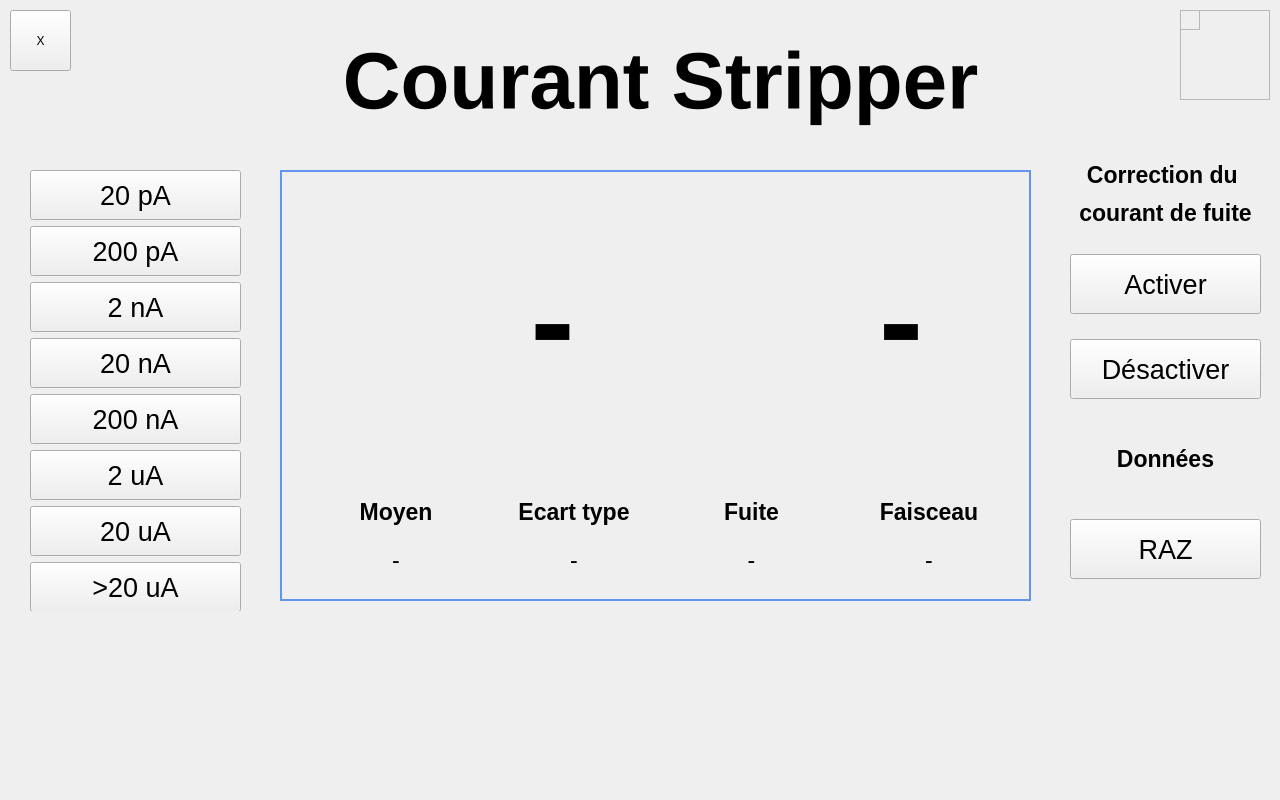
<?xml version="1.0" encoding="UTF-8"?>
<ui version="4.0">
 <class>ElectrometerGui</class>
 <widget class="QWidget" name="ElectrometerGui">
  <property name="geometry">
   <rect>
    <x>0</x>
    <y>0</y>
    <width>1280</width>
    <height>800</height>
   </rect>
  </property>
  <property name="sizePolicy">
   <sizepolicy hsizetype="Maximum" vsizetype="Maximum">
    <horstretch>0</horstretch>
    <verstretch>0</verstretch>
   </sizepolicy>
  </property>
  <property name="minimumSize">
   <size>
    <width>0</width>
    <height>50</height>
   </size>
  </property>
  <property name="maximumSize">
   <size>
    <width>2030</width>
    <height>810</height>
   </size>
  </property>
  <property name="windowTitle">
   <string>Form</string>
  </property>
  <property name="styleSheet">
   <string notr="true"/>
  </property>
  <widget class="QFrame" name="frame_connection">
   <property name="geometry">
    <rect>
     <x>1180</x>
     <y>10</y>
     <width>90</width>
     <height>90</height>
    </rect>
   </property>
   <property name="sizePolicy">
    <sizepolicy hsizetype="Fixed" vsizetype="Fixed">
     <horstretch>0</horstretch>
     <verstretch>0</verstretch>
    </sizepolicy>
   </property>
   <property name="minimumSize">
    <size>
     <width>90</width>
     <height>90</height>
    </size>
   </property>
   <property name="maximumSize">
    <size>
     <width>90</width>
     <height>90</height>
    </size>
   </property>
   <property name="styleSheet">
    <string notr="true">QFrame#frame_connection {
background-image: url(:/images/disconnected_90x90.png);
background-repeat: no-repeat; 
background-position: center;
}</string>
   </property>
   <property name="frameShape">
    <enum>QFrame::StyledPanel</enum>
   </property>
   <property name="frameShadow">
    <enum>QFrame::Raised</enum>
   </property>
   <widget class="QFrame" name="frame_ping">
    <property name="geometry">
     <rect>
      <x>0</x>
      <y>0</y>
      <width>20</width>
      <height>20</height>
     </rect>
    </property>
    <property name="sizePolicy">
     <sizepolicy hsizetype="Fixed" vsizetype="Fixed">
      <horstretch>0</horstretch>
      <verstretch>0</verstretch>
     </sizepolicy>
    </property>
    <property name="styleSheet">
     <string notr="true">QFrame {
}</string>
    </property>
    <property name="frameShape">
     <enum>QFrame::StyledPanel</enum>
    </property>
    <property name="frameShadow">
     <enum>QFrame::Raised</enum>
    </property>
   </widget>
  </widget>
  <widget class="QLabel" name="label_title">
   <property name="geometry">
    <rect>
     <x>280</x>
     <y>0</y>
     <width>761</width>
     <height>161</height>
    </rect>
   </property>
   <property name="font">
    <font>
     <pointsize>60</pointsize>
     <bold>true</bold>
    </font>
   </property>
   <property name="text">
    <string>Courant Stripper</string>
   </property>
   <property name="alignment">
    <set>Qt::AlignCenter</set>
   </property>
  </widget>
  <widget class="QWidget" name="verticalLayoutWidget">
   <property name="geometry">
    <rect>
     <x>30</x>
     <y>170</y>
     <width>211</width>
     <height>441</height>
    </rect>
   </property>
   <layout class="QVBoxLayout" name="verticalLayout">
    <item>
     <widget class="QPushButton" name="pushButton_20pA">
      <property name="minimumSize">
       <size>
        <width>150</width>
        <height>50</height>
       </size>
      </property>
      <property name="font">
       <font>
        <pointsize>20</pointsize>
       </font>
      </property>
      <property name="styleSheet">
       <string notr="true"/>
      </property>
      <property name="text">
       <string>20 pA</string>
      </property>
     </widget>
    </item>
    <item>
     <widget class="QPushButton" name="pushButton_200pA">
      <property name="minimumSize">
       <size>
        <width>150</width>
        <height>50</height>
       </size>
      </property>
      <property name="font">
       <font>
        <pointsize>20</pointsize>
       </font>
      </property>
      <property name="text">
       <string>200 pA</string>
      </property>
     </widget>
    </item>
    <item>
     <widget class="QPushButton" name="pushButton_2nA">
      <property name="minimumSize">
       <size>
        <width>150</width>
        <height>50</height>
       </size>
      </property>
      <property name="font">
       <font>
        <pointsize>20</pointsize>
       </font>
      </property>
      <property name="text">
       <string>2 nA</string>
      </property>
     </widget>
    </item>
    <item>
     <widget class="QPushButton" name="pushButton_20nA">
      <property name="minimumSize">
       <size>
        <width>150</width>
        <height>50</height>
       </size>
      </property>
      <property name="font">
       <font>
        <pointsize>20</pointsize>
       </font>
      </property>
      <property name="text">
       <string>20 nA</string>
      </property>
     </widget>
    </item>
    <item>
     <widget class="QPushButton" name="pushButton_200nA">
      <property name="enabled">
       <bool>true</bool>
      </property>
      <property name="minimumSize">
       <size>
        <width>150</width>
        <height>50</height>
       </size>
      </property>
      <property name="font">
       <font>
        <pointsize>20</pointsize>
       </font>
      </property>
      <property name="text">
       <string>200 nA</string>
      </property>
     </widget>
    </item>
    <item>
     <widget class="QPushButton" name="pushButton_2uA">
      <property name="minimumSize">
       <size>
        <width>150</width>
        <height>50</height>
       </size>
      </property>
      <property name="font">
       <font>
        <pointsize>20</pointsize>
       </font>
      </property>
      <property name="text">
       <string>2 uA</string>
      </property>
     </widget>
    </item>
    <item>
     <widget class="QPushButton" name="pushButton_20uA">
      <property name="minimumSize">
       <size>
        <width>150</width>
        <height>50</height>
       </size>
      </property>
      <property name="font">
       <font>
        <pointsize>20</pointsize>
       </font>
      </property>
      <property name="text">
       <string>20 uA</string>
      </property>
     </widget>
    </item>
    <item>
     <widget class="QPushButton" name="pushButton_greater_20uA">
      <property name="minimumSize">
       <size>
        <width>150</width>
        <height>50</height>
       </size>
      </property>
      <property name="font">
       <font>
        <pointsize>20</pointsize>
       </font>
      </property>
      <property name="text">
       <string>&gt;20 uA</string>
      </property>
     </widget>
    </item>
   </layout>
  </widget>
  <widget class="QWidget" name="verticalLayoutWidget_2">
   <property name="geometry">
    <rect>
     <x>1070</x>
     <y>140</y>
     <width>191</width>
     <height>461</height>
    </rect>
   </property>
   <layout class="QVBoxLayout" name="verticalLayout_2">
    <item>
     <widget class="QLabel" name="label_title_sd_2">
      <property name="maximumSize">
       <size>
        <width>16777215</width>
        <height>70</height>
       </size>
      </property>
      <property name="font">
       <font>
        <pointsize>17</pointsize>
        <bold>true</bold>
       </font>
      </property>
      <property name="text">
       <string>&lt;html&gt;&lt;head/&gt;&lt;body&gt;&lt;p align=&quot;center&quot;&gt;Correction du &lt;/p&gt;&lt;p align=&quot;center&quot;&gt;courant de fuite&lt;/p&gt;&lt;/body&gt;&lt;/html&gt;</string>
      </property>
      <property name="alignment">
       <set>Qt::AlignCenter</set>
      </property>
     </widget>
    </item>
    <item>
     <widget class="QPushButton" name="pushButton_setzero">
      <property name="minimumSize">
       <size>
        <width>150</width>
        <height>60</height>
       </size>
      </property>
      <property name="font">
       <font>
        <pointsize>20</pointsize>
       </font>
      </property>
      <property name="text">
       <string>Activer</string>
      </property>
     </widget>
    </item>
    <item>
     <widget class="QPushButton" name="pushButton_remove_zero">
      <property name="minimumSize">
       <size>
        <width>150</width>
        <height>60</height>
       </size>
      </property>
      <property name="font">
       <font>
        <pointsize>20</pointsize>
       </font>
      </property>
      <property name="text">
       <string>Désactiver</string>
      </property>
     </widget>
    </item>
    <item>
     <widget class="QLabel" name="label_title_sd_3">
      <property name="maximumSize">
       <size>
        <width>16777215</width>
        <height>70</height>
       </size>
      </property>
      <property name="font">
       <font>
        <pointsize>17</pointsize>
        <bold>true</bold>
       </font>
      </property>
      <property name="text">
       <string>&lt;html&gt;&lt;head/&gt;&lt;body&gt;&lt;p align=&quot;center&quot;&gt;Données&lt;/p&gt;&lt;/body&gt;&lt;/html&gt;</string>
      </property>
      <property name="alignment">
       <set>Qt::AlignCenter</set>
      </property>
     </widget>
    </item>
    <item>
     <widget class="QPushButton" name="pushButton_raz">
      <property name="minimumSize">
       <size>
        <width>150</width>
        <height>60</height>
       </size>
      </property>
      <property name="font">
       <font>
        <pointsize>20</pointsize>
       </font>
      </property>
      <property name="text">
       <string>RAZ</string>
      </property>
     </widget>
    </item>
   </layout>
  </widget>
  <widget class="QFrame" name="frame">
   <property name="geometry">
    <rect>
     <x>280</x>
     <y>170</y>
     <width>751</width>
     <height>431</height>
    </rect>
   </property>
   <property name="styleSheet">
    <string notr="true">QFrame#frame {
border: 2px solid cornflowerblue; 
}</string>
   </property>
   <property name="frameShape">
    <enum>QFrame::StyledPanel</enum>
   </property>
   <property name="frameShadow">
    <enum>QFrame::Raised</enum>
   </property>
   <widget class="QWidget" name="horizontalLayoutWidget">
    <property name="geometry">
     <rect>
      <x>30</x>
      <y>20</y>
      <width>691</width>
      <height>261</height>
     </rect>
    </property>
    <layout class="QHBoxLayout" name="horizontalLayout">
     <item>
      <widget class="QLabel" name="label_current_value">
       <property name="font">
        <font>
         <pointsize>100</pointsize>
         <bold>true</bold>
        </font>
       </property>
       <property name="styleSheet">
        <string notr="true"/>
       </property>
       <property name="text">
        <string>-</string>
       </property>
       <property name="alignment">
        <set>Qt::AlignCenter</set>
       </property>
      </widget>
     </item>
     <item>
      <widget class="QLabel" name="label_current_unit">
       <property name="maximumSize">
        <size>
         <width>200</width>
         <height>16777215</height>
        </size>
       </property>
       <property name="font">
        <font>
         <pointsize>100</pointsize>
         <bold>true</bold>
        </font>
       </property>
       <property name="text">
        <string>-</string>
       </property>
       <property name="alignment">
        <set>Qt::AlignCenter</set>
       </property>
      </widget>
     </item>
    </layout>
   </widget>
   <widget class="QWidget" name="gridLayoutWidget">
    <property name="geometry">
     <rect>
      <x>30</x>
      <y>320</y>
      <width>705</width>
      <height>91</height>
     </rect>
    </property>
    <layout class="QGridLayout" name="gridLayout">
     <item row="1" column="1">
      <widget class="QLabel" name="label_current_sd">
       <property name="font">
        <font>
         <pointsize>17</pointsize>
         <bold>false</bold>
        </font>
       </property>
       <property name="text">
        <string>-</string>
       </property>
       <property name="alignment">
        <set>Qt::AlignCenter</set>
       </property>
      </widget>
     </item>
     <item row="0" column="2">
      <widget class="QLabel" name="label_title_zero">
       <property name="minimumSize">
        <size>
         <width>0</width>
         <height>0</height>
        </size>
       </property>
       <property name="maximumSize">
        <size>
         <width>173</width>
         <height>16777215</height>
        </size>
       </property>
       <property name="font">
        <font>
         <pointsize>17</pointsize>
         <bold>true</bold>
        </font>
       </property>
       <property name="text">
        <string>Fuite</string>
       </property>
       <property name="alignment">
        <set>Qt::AlignCenter</set>
       </property>
      </widget>
     </item>
     <item row="1" column="2">
      <widget class="QLabel" name="label_current_zero">
       <property name="font">
        <font>
         <pointsize>17</pointsize>
         <bold>false</bold>
        </font>
       </property>
       <property name="text">
        <string>-</string>
       </property>
       <property name="alignment">
        <set>Qt::AlignCenter</set>
       </property>
      </widget>
     </item>
     <item row="1" column="0">
      <widget class="QLabel" name="label_current_average">
       <property name="font">
        <font>
         <pointsize>17</pointsize>
         <bold>false</bold>
        </font>
       </property>
       <property name="text">
        <string>-</string>
       </property>
       <property name="alignment">
        <set>Qt::AlignCenter</set>
       </property>
      </widget>
     </item>
     <item row="0" column="0">
      <widget class="QLabel" name="label_title_average">
       <property name="minimumSize">
        <size>
         <width>0</width>
         <height>0</height>
        </size>
       </property>
       <property name="maximumSize">
        <size>
         <width>16777215</width>
         <height>16777215</height>
        </size>
       </property>
       <property name="font">
        <font>
         <pointsize>17</pointsize>
         <bold>true</bold>
        </font>
       </property>
       <property name="text">
        <string>Moyen</string>
       </property>
       <property name="alignment">
        <set>Qt::AlignCenter</set>
       </property>
      </widget>
     </item>
     <item row="0" column="1">
      <widget class="QLabel" name="label_title_sd">
       <property name="minimumSize">
        <size>
         <width>0</width>
         <height>0</height>
        </size>
       </property>
       <property name="maximumSize">
        <size>
         <width>16777215</width>
         <height>16777215</height>
        </size>
       </property>
       <property name="font">
        <font>
         <pointsize>17</pointsize>
         <bold>true</bold>
        </font>
       </property>
       <property name="text">
        <string>Ecart type</string>
       </property>
       <property name="alignment">
        <set>Qt::AlignCenter</set>
       </property>
      </widget>
     </item>
     <item row="0" column="3">
      <widget class="QLabel" name="label_title_zero_2">
       <property name="font">
        <font>
         <pointsize>17</pointsize>
         <bold>true</bold>
        </font>
       </property>
       <property name="text">
        <string>Faisceau</string>
       </property>
       <property name="alignment">
        <set>Qt::AlignCenter</set>
       </property>
      </widget>
     </item>
     <item row="1" column="3">
      <widget class="QLabel" name="label_current_faisceau">
       <property name="font">
        <font>
         <pointsize>17</pointsize>
         <bold>false</bold>
        </font>
       </property>
       <property name="text">
        <string>-</string>
       </property>
       <property name="alignment">
        <set>Qt::AlignCenter</set>
       </property>
      </widget>
     </item>
    </layout>
   </widget>
  </widget>
  <widget class="QtCharts::QChartView" name="chartview" native="true">
   <property name="geometry">
    <rect>
     <x>0</x>
     <y>610</y>
     <width>1281</width>
     <height>191</height>
    </rect>
   </property>
   <property name="styleSheet">
    <string notr="true">border: none;
</string>
   </property>
  </widget>
  <widget class="QPushButton" name="pushButton_quit">
   <property name="geometry">
    <rect>
     <x>10</x>
     <y>10</y>
     <width>61</width>
     <height>61</height>
    </rect>
   </property>
   <property name="text">
    <string>X</string>
   </property>
  </widget>
 </widget>
 <customwidgets>
  <customwidget>
   <class>QtCharts::QChartView</class>
   <extends>QWidget</extends>
   <header>QtCharts/QChartView</header>
   <container>1</container>
  </customwidget>
 </customwidgets>
 <resources/>
 <connections/>
</ui>
